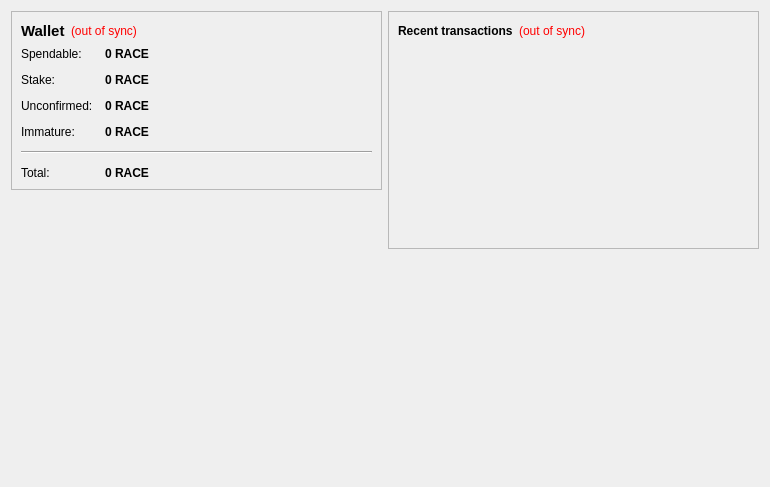
<?xml version="1.0" encoding="UTF-8"?>
<ui version="4.0">
 <class>OverviewPage</class>
 <widget class="QWidget" name="OverviewPage">
  <property name="geometry">
   <rect>
    <x>0</x>
    <y>0</y>
    <width>770</width>
    <height>487</height>
   </rect>
  </property>
  <property name="windowTitle">
   <string>Form</string>
  </property>
  <layout class="QHBoxLayout" name="horizontalLayout" stretch="1,1">
   <item>
    <layout class="QVBoxLayout" name="verticalLayout_2">
     <item>
      <widget class="QFrame" name="frame">
       <property name="frameShape">
        <enum>QFrame::StyledPanel</enum>
       </property>
       <property name="frameShadow">
        <enum>QFrame::Raised</enum>
       </property>
       <layout class="QVBoxLayout" name="verticalLayout_4">
        <item>
         <layout class="QHBoxLayout" name="horizontalLayout_4">
          <item>
           <widget class="QLabel" name="label_5">
            <property name="font">
             <font>
              <pointsize>11</pointsize>
              <weight>75</weight>
              <bold>true</bold>
             </font>
            </property>
            <property name="text">
             <string>Wallet</string>
            </property>
           </widget>
          </item>
          <item>
           <widget class="QLabel" name="labelWalletStatus">
            <property name="toolTip">
             <string>The displayed information may be out of date. Your wallet automatically synchronizes with the racecoin network after a connection is established, but this process has not completed yet.</string>
            </property>
            <property name="styleSheet">
             <string notr="true">QLabel { color: red; }</string>
            </property>
            <property name="text">
             <string notr="true">(out of sync)</string>
            </property>
            <property name="alignment">
             <set>Qt::AlignLeading|Qt::AlignLeft|Qt::AlignVCenter</set>
            </property>
           </widget>
          </item>
          <item>
           <spacer name="horizontalSpacer_2">
            <property name="orientation">
             <enum>Qt::Horizontal</enum>
            </property>
            <property name="sizeHint" stdset="0">
             <size>
              <width>40</width>
              <height>20</height>
             </size>
            </property>
           </spacer>
          </item>
         </layout>
        </item>
        <item>
         <layout class="QFormLayout" name="formLayout_2">
          <property name="fieldGrowthPolicy">
           <enum>QFormLayout::AllNonFixedFieldsGrow</enum>
          </property>
          <property name="horizontalSpacing">
           <number>12</number>
          </property>
          <property name="verticalSpacing">
           <number>12</number>
          </property>
          <item row="0" column="0">
           <widget class="QLabel" name="label">
            <property name="text">
             <string>Spendable:</string>
            </property>
           </widget>
          </item>
          <item row="0" column="1">
           <widget class="QLabel" name="labelBalance">
            <property name="font">
             <font>
              <weight>75</weight>
              <bold>true</bold>
             </font>
            </property>
            <property name="cursor">
             <cursorShape>IBeamCursor</cursorShape>
            </property>
            <property name="toolTip">
             <string>Your current spendable balance</string>
            </property>
            <property name="text">
             <string notr="true">0 RACE</string>
            </property>
            <property name="textInteractionFlags">
             <set>Qt::LinksAccessibleByMouse|Qt::TextSelectableByKeyboard|Qt::TextSelectableByMouse</set>
            </property>
           </widget>
          </item>
          <item row="1" column="0">
           <widget class="QLabel" name="label_6">
            <property name="text">
             <string>Stake:</string>
            </property>
           </widget>
          </item>
          <item row="1" column="1">
           <widget class="QLabel" name="labelStake">
            <property name="font">
             <font>
              <weight>75</weight>
              <bold>true</bold>
             </font>
            </property>
            <property name="cursor">
             <cursorShape>IBeamCursor</cursorShape>
            </property>
            <property name="toolTip">
             <string>Total of coins that was staked, and do not yet count toward the current balance</string>
            </property>
            <property name="text">
             <string notr="true">0 RACE</string>
            </property>
            <property name="textInteractionFlags">
             <set>Qt::LinksAccessibleByMouse|Qt::TextSelectableByKeyboard|Qt::TextSelectableByMouse</set>
            </property>
           </widget>
          </item>
          <item row="2" column="0">
           <widget class="QLabel" name="label_3">
            <property name="text">
             <string>Unconfirmed:</string>
            </property>
           </widget>
          </item>
          <item row="2" column="1">
           <widget class="QLabel" name="labelUnconfirmed">
            <property name="font">
             <font>
              <weight>75</weight>
              <bold>true</bold>
             </font>
            </property>
            <property name="cursor">
             <cursorShape>IBeamCursor</cursorShape>
            </property>
            <property name="toolTip">
             <string>Total of transactions that have yet to be confirmed, and do not yet count toward the current balance</string>
            </property>
            <property name="text">
             <string notr="true">0 RACE</string>
            </property>
            <property name="textInteractionFlags">
             <set>Qt::LinksAccessibleByMouse|Qt::TextSelectableByKeyboard|Qt::TextSelectableByMouse</set>
            </property>
           </widget>
          </item>
          <item row="3" column="0">
           <widget class="QLabel" name="labelImmatureText">
            <property name="text">
             <string>Immature:</string>
            </property>
           </widget>
          </item>
          <item row="3" column="1">
           <widget class="QLabel" name="labelImmature">
            <property name="font">
             <font>
              <weight>75</weight>
              <bold>true</bold>
             </font>
            </property>
            <property name="toolTip">
             <string>Mined balance that has not yet matured</string>
            </property>
            <property name="text">
             <string notr="true">0 RACE</string>
            </property>
            <property name="textInteractionFlags">
             <set>Qt::LinksAccessibleByMouse|Qt::TextSelectableByKeyboard|Qt::TextSelectableByMouse</set>
            </property>
           </widget>
          </item>
          <item row="4" column="0" colspan="2">
           <widget class="Line" name="line">
            <property name="orientation">
             <enum>Qt::Horizontal</enum>
            </property>
           </widget>
          </item>
          <item row="5" column="0">
           <widget class="QLabel" name="labelTotalText">
            <property name="text">
             <string>Total:</string>
            </property>
           </widget>
          </item>
          <item row="5" column="1">
           <widget class="QLabel" name="labelTotal">
            <property name="font">
             <font>
              <weight>75</weight>
              <bold>true</bold>
             </font>
            </property>
            <property name="cursor">
             <cursorShape>IBeamCursor</cursorShape>
            </property>
            <property name="toolTip">
             <string>Your current total balance</string>
            </property>
            <property name="text">
             <string notr="true">0 RACE</string>
            </property>
            <property name="textInteractionFlags">
             <set>Qt::LinksAccessibleByMouse|Qt::TextSelectableByKeyboard|Qt::TextSelectableByMouse</set>
            </property>
           </widget>
          </item>
         </layout>
        </item>
       </layout>
      </widget>
     </item>
     <item>
      <spacer name="verticalSpacer">
       <property name="orientation">
        <enum>Qt::Vertical</enum>
       </property>
       <property name="sizeHint" stdset="0">
        <size>
         <width>20</width>
         <height>40</height>
        </size>
       </property>
      </spacer>
     </item>
     <item>
      <widget class="QLabel" name="label_2">
       <property name="autoFillBackground">
        <bool>true</bool>
       </property>
       <property name="text">
        <string/>
       </property>
       <property name="pixmap">
        <pixmap resource="../bitcoin.qrc">:/icons/RACEbg</pixmap>
       </property>
       <property name="scaledContents">
        <bool>false</bool>
       </property>
       <property name="margin">
        <number>0</number>
       </property>
      </widget>
     </item>
    </layout>
   </item>
   <item>
    <layout class="QVBoxLayout" name="verticalLayout_3">
     <item>
      <widget class="QFrame" name="frame_2">
       <property name="frameShape">
        <enum>QFrame::StyledPanel</enum>
       </property>
       <property name="frameShadow">
        <enum>QFrame::Raised</enum>
       </property>
       <layout class="QVBoxLayout" name="verticalLayout">
        <item>
         <layout class="QHBoxLayout" name="horizontalLayout_2">
          <item>
           <widget class="QLabel" name="label_4">
            <property name="text">
             <string>&lt;b&gt;Recent transactions&lt;/b&gt;</string>
            </property>
           </widget>
          </item>
          <item>
           <widget class="QLabel" name="labelTransactionsStatus">
            <property name="toolTip">
             <string>The displayed information may be out of date. Your wallet automatically synchronizes with the racecoin network after a connection is established, but this process has not completed yet.</string>
            </property>
            <property name="styleSheet">
             <string notr="true">QLabel { color: red; }</string>
            </property>
            <property name="text">
             <string notr="true">(out of sync)</string>
            </property>
            <property name="alignment">
             <set>Qt::AlignRight|Qt::AlignTrailing|Qt::AlignVCenter</set>
            </property>
           </widget>
          </item>
          <item>
           <spacer name="horizontalSpacer">
            <property name="orientation">
             <enum>Qt::Horizontal</enum>
            </property>
            <property name="sizeHint" stdset="0">
             <size>
              <width>40</width>
              <height>20</height>
             </size>
            </property>
           </spacer>
          </item>
         </layout>
        </item>
        <item>
         <widget class="QListView" name="listTransactions">
          <property name="styleSheet">
           <string notr="true">QListView { background: transparent; }</string>
          </property>
          <property name="frameShape">
           <enum>QFrame::NoFrame</enum>
          </property>
          <property name="verticalScrollBarPolicy">
           <enum>Qt::ScrollBarAlwaysOff</enum>
          </property>
          <property name="horizontalScrollBarPolicy">
           <enum>Qt::ScrollBarAlwaysOff</enum>
          </property>
          <property name="selectionMode">
           <enum>QAbstractItemView::NoSelection</enum>
          </property>
         </widget>
        </item>
       </layout>
      </widget>
     </item>
     <item>
      <spacer name="verticalSpacer_2">
       <property name="orientation">
        <enum>Qt::Vertical</enum>
       </property>
       <property name="sizeHint" stdset="0">
        <size>
         <width>20</width>
         <height>40</height>
        </size>
       </property>
      </spacer>
     </item>
    </layout>
   </item>
  </layout>
 </widget>
 <resources/>
 <connections/>
</ui>
